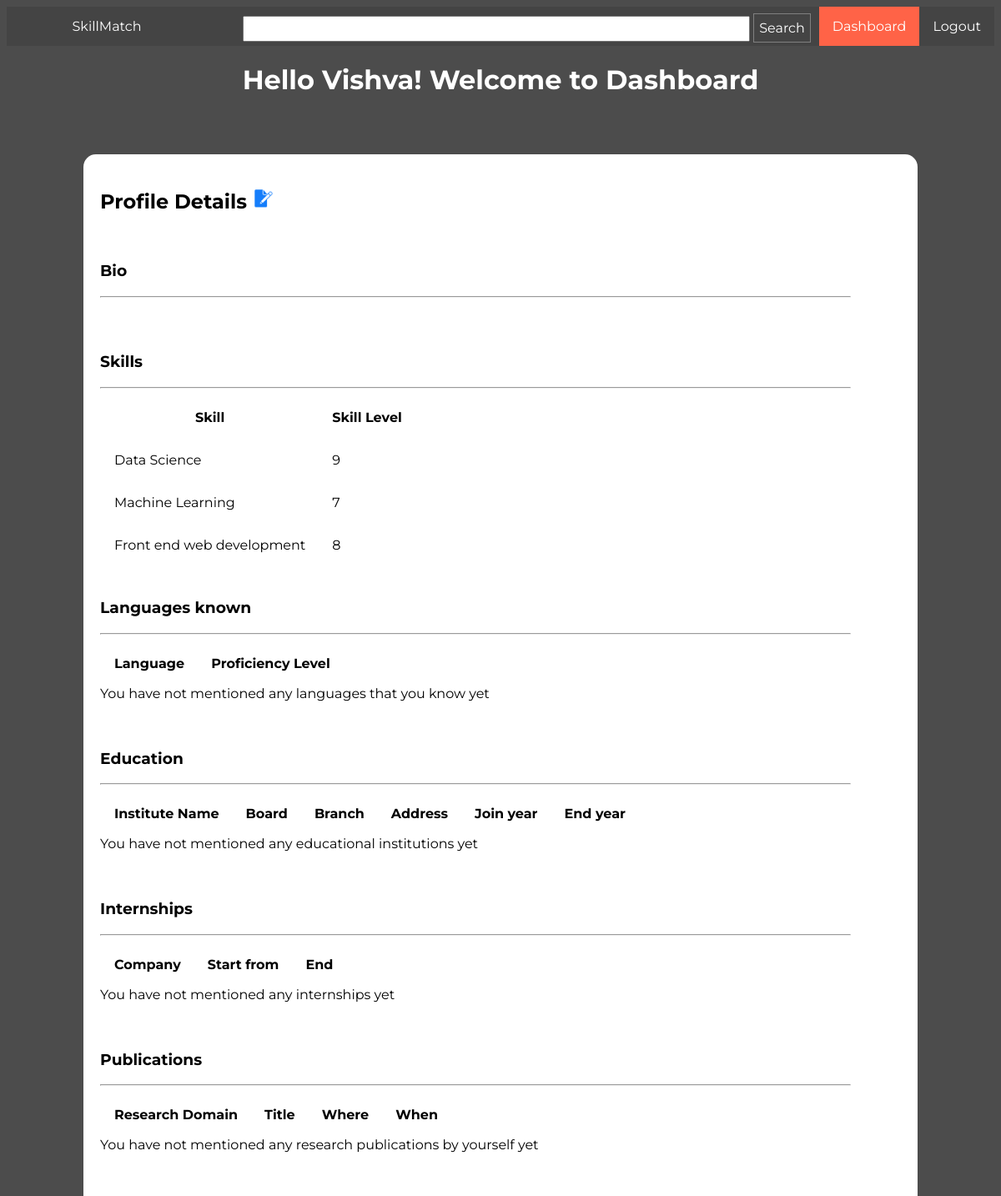
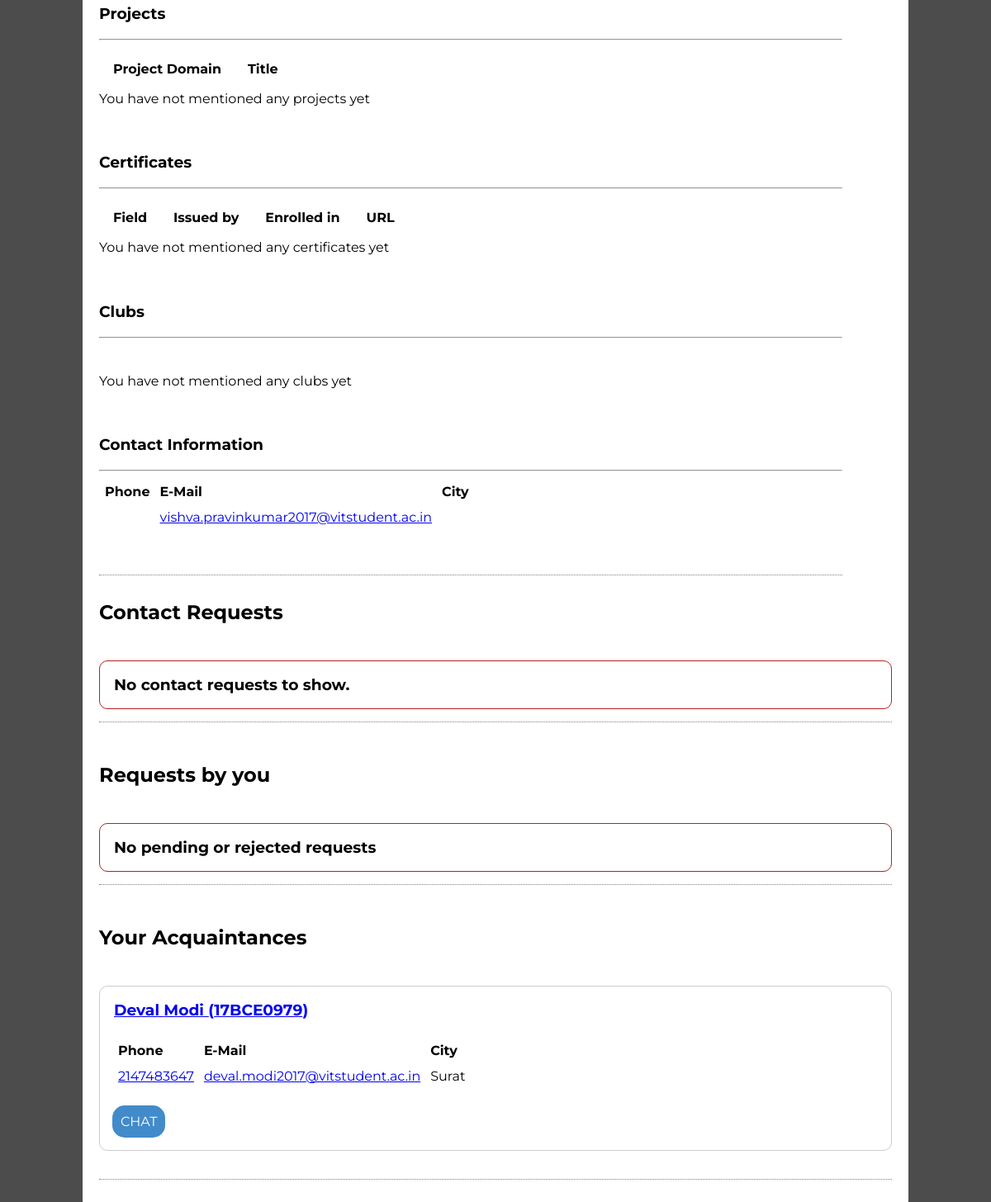
The app's page /dashboard/dashboardold.php (signed in) with its own data (2 pictures, top to bottom).
### tables this page shows
CREATE TABLE `skills` (
  `skillid` int(11) NOT NULL,
  `reg_no` varchar(9) NOT NULL,
  `skillname` varchar(100) DEFAULT NULL,
  `skilllevel` int(1) DEFAULT NULL
);

CREATE TABLE `user_info` (
  `reg_no` varchar(9) NOT NULL,
  `email` varchar(100) DEFAULT NULL,
  `password` varchar(50) NOT NULL,
  `first_name` varchar(50) NOT NULL,
  `last_name` varchar(50) NOT NULL,
  `DOB` date NOT NULL,
  `phone` int(9) DEFAULT NULL,
  `city` varchar(100) DEFAULT NULL,
  `bio` text
);

CREATE TABLE `contact` (
  `senderID` varchar(10) NOT NULL,
  `receiverID` varchar(10) NOT NULL,
  `accept` tinyint(1) NOT NULL,
  `reject` tinyint(1) NOT NULL,
  `wait` tinyint(1) NOT NULL,
  `ban` tinyint(1) NOT NULL
);

### dashboard/dashboardold.php (the view, shortened to what this page needs)
<?php
	require('../includes/db.php');
?>
<!DOCTYPE html>
<html>
<head>
    <link href="../css/dashboard.css" rel="stylesheet" />
</head>
<body>
<?php
$regno =$_SESSION['username'];
$bio = mysqli_fetch_array(mysqli_query($con,"SELECT bio FROM user_info WHERE reg_no='$regno'"))['bio'];
?>
    <nav>
        <ul>
            <li><a href="../logout/logout.php">Logout</a></li>
			<li class="active"><a>Dashboard</a></li>
            <li>
                <form name="searchForm" id="searchForm" action="../search/search.php" method="get">
                    <input type="text" name="query" id="searchInput" />
                    <input type="submit" value="Search" id="searchButton" />
                </form>
            </li>
            <li id="logo"><a href="../home.php">SkillMatch</a></li>
        </ul>
    </nav>
    <header>
        <h1>Hello <?php echo $_SESSION['fname']; ?>! Welcome to Dashboard</h1></header>
    <section class="profile">
        <article id="profileDetails">
            <h2>Profile Details <a href = "../inputprofile/profileform.php"><img src="../img/edit.png" height="25 px" width="25 px"></img></a>
</h2>             <br>
<div class="showBtn">
<h3>Bio</h3>
</div>
<div class="profileData">
<hr><?php echo $bio;?>
</div>
<br><br>
            <div class="showBtn"><h3>Skills</h3></div>
			<div class="profileData">
            <hr>
            <table>
                <thead>
                    <th>Skill</th>
                    <th>Skill Level</th>
                </thead>
<?php
$result = mysqli_query($con,"SELECT skillname, skilllevel FROM skills WHERE reg_no='$regno'");
if(mysqli_num_rows($result)){
while($row = mysqli_fetch_array($result))
{
echo "<tr>";
echo "<td>" . $row['skillname'] . "</td>";
echo "<td>" . $row['skilllevel'] . "</td>";
echo "</tr>";
}
echo "</table>";
}
else{
    echo "</table>";
    echo "You have not mentioned any skills yet";
    echo "<br><br>";
}
?>
</div>
<br>
<div class="profileData">
<h3>Languages known</h3>
            <hr>
            <table>
                <thead>
                    <th>Language</th>
                    <th>Proficiency Level</th>
                </thead>
<?php
$rl = mysqli_query($con,"SELECT language_name, lang_level FROM languages WHERE reg_no='$regno'");
if(mysqli_num_rows($rl)){
while($row = mysqli_fetch_array($rl))
{
echo "<tr>";
echo "<td>" . $row['language_name'] . "</td>";
echo "<td>" . $row['lang_level'] . "</td>";
echo "</tr>";
}
echo "</table>";
}
else{
    echo "</table>";
    echo "You have not mentioned any languages that you know yet";
    echo "<br><br>";
}
?>
	</div>
<br>
<div class="profileData">
 <h3>Education</h3>
            <hr>
            <table>
                <thead>
                    <th>Institute Name</th>
                    <th>Board</th>
                    <th>Branch</th>
                    <th>Address</th>
                    <th>Join year</th>
                    <th>End year</th>
                </thead>
<?php
$redu = mysqli_query($con,"SELECT institute_name, institute_board, branch, institute_address, joined_year, end_year FROM education WHERE reg_no='$regno'");
if(mysqli_num_rows($redu)){
    while($row = mysqli_fetch_array($redu))
    {
    echo "<tr>";
    echo "<td>" . $row['institute_name'] . "</td>";
    echo "<td>" . $row['institute_board'] . "</td>";
    echo "<td>" . $row['branch'] . "</td>";
    echo "<td>" . $row['institute_address'] . "</td>";
    echo "<td>" . $row['joined_year'] . "</td>";
    echo "<td>" . $row['end_year'] . "</td>";
    echo "</tr>";
    }
    echo "</table>";
}
else{
    echo "</table>";
    echo "You have not mentioned any educational institutions yet";
    echo "<br><br>";
}
?>
</div>
<br>
<div class="profileData">
<h3>Internships</h3>
            <hr>
            <table>
                <thead>
                    <th>Company</th>
                    <th>Start from</th>
                    <th>End</th>
                </thead>
<?php
$rint = mysqli_query($con,"SELECT recuitor, istart, iend FROM internships WHERE reg_no='$regno'");
if(mysqli_num_rows($rint)){
    while($row = mysqli_fetch_array($rint))
    {
    echo "<tr>";
    echo "<td>" . $row['recuitor'] . "</td>";
    echo "<td>" . $row['istart'] . "</td>";
    echo "<td>" . $row['iend'] . "</td>";
    echo "</tr>";
    }
    echo "</table>";
}
else{
    echo "</table>";
    echo "You have not mentioned any internships yet";
    echo "<br><br>";
}
?>
</div>
<br>
<div class="profileData">
				<h3>Publications</h3>
            <hr>
            <table>
                <thead>
                    <th>Research Domain</th>
                    <th>Title</th>
                    <th>Where</th>
                    <th>When</th>
                </thead>
<?php
$rpub = mysqli_query($con,"SELECT publication_domain, publication_title, published_in, pub_year FROM publications WHERE reg_no='$regno'");
if(mysqli_num_rows($rpub)){
while($row = mysqli_fetch_array($rpub))
{
    echo "<tr>";
    echo "<td>" . $row['publication_domain'] . "</td>";
    echo "<td>" . $row['publication_title'] . "</td>";
    echo "<td>" . $row['published_in'] . "</td>";
    echo "<td>" . $row['pub_year'] . "</td>";
    echo "</tr>";
}
echo "</table>";
}
else{
    echo "</table>";
    echo "You have not mentioned any research publications by yourself yet";
    echo "<br><br>";
}
?>
	</div>
<br>
<div class="profileData">
<h3>Projects</h3>
            <hr>
            <table>
                <thead>
                    <th>Project Domain</th>
                    <th>Title</th>
                </thead>
<?php
$rproj = mysqli_query($con,"SELECT project_domain, project_title FROM projects WHERE reg_no='$regno'");
if(mysqli_num_rows($rproj)){
    while($row = mysqli_fetch_array($rproj))
    {
    echo "<tr>";
    echo "<td>" . $row['project_domain'] . "</td>";
    echo "<td>" . $row['project_title'] . "</td>";
    echo "</tr>";
    }
    echo "</table>";
}
else{
    echo "</table>";
    echo "You have not mentioned any projects yet";
    echo "<br><br>";
}
?>
	</div>
<br>
<div class="profileData">
<h3>Certificates</h3>
            <hr>
            <table>
                <thead>
                    <th>Field</th>
                    <th>Issued by</th>
                    <th>Enrolled in</th>
                    <th>URL</th>
                </thead>
<?php
$rcer = mysqli_query($con,"SELECT certificate_field, issued_by, certified_year, certificate_URL FROM certificate WHERE reg_no='$regno'");
if(mysqli_num_rows($rcer)){
    while($row = mysqli_fetch_array($rcer))
    {
    echo "<tr>";
    echo "<td>" . $row['certificate_field'] . "</td>";
    echo "<td>" . $row['issued_by'] . "</td>";
    echo "<td>" . $row['certified_year'] . "</td>";
    echo "<td>" . $row['certificate_URL'] . "</td>";
    echo "</tr>";
    }
    echo "</table>";
}
else{
    echo "</table>";
    echo "You have not mentioned any certificates yet";
    echo "<br><br>";
}
?>
	</div>
<br>
 <div class="profileData">
<h3>Clubs</h3>
            <hr>
            <table>
                <thead>
                    <th></th>
                </thead>
<?php
$rclub = mysqli_query($con,"SELECT club_name FROM clubs WHERE reg_no='$regno'");
if(mysqli_num_rows($rclub))
{
    while($row = mysqli_fetch_array($rclub))
    {
    echo "<tr>";
    echo "<td>" . $row['club_name'] . "</td>";
    echo "</tr>";
    }
    echo "</table>";
}
else{
    echo "</table>";
    echo "You have not mentioned any clubs yet";
    echo "<br><br>";
}
?>
	</div>
<br>
<div class="profileBtn"><h3>Contact Information</h3></div>
<div class="profileData">
<hr>
<?php
    $rcontact = mysqli_query($con,"SELECT * FROM user_info WHERE reg_no='$regno'");
    $row = mysqli_fetch_array($rcontact);
    $myphone=$row['phone'];
    $myemail=$row['email'];
    $mycity=$row['city'];
    echo "<table id=\"contactTable\">";
    echo "<thead><th>Phone</th><th>E-Mail</th><th>City</th>";
    echo "<tr><td><a href=\"tel:$myphone\">$myphone</a></td><td><a href=\"mailto:$myemail\">$myemail</a></td><td>$mycity</td>";
    echo "</table>";
?>
</div>
<br>
            <br>
        </article>
        <article class="contactReq">
            <h2>Contact Requests</h2>
            <br>
            <?php
            $contactResult=mysqli_query($con,"SELECT * FROM contact WHERE receiverID='$regno' AND wait=1") or die("Error while fetching contact requests");
            if(mysqli_num_rows($contactResult)>0){
                while($contactResult1=mysqli_fetch_array($contactResult)){
                    $sid=$contactResult1['senderID'];
                    $contactResult2=mysqli_query($con,"SELECT first_name,last_name FROM `user_info` WHERE reg_no='$sid'");
                    $contactResult2=mysqli_fetch_array($contactResult2);
                    $fname=$contactResult2['first_name'];
                    $lname=$contactResult2['last_name'];
                    echo "<div class=\"request\">";
                    echo "<h3>From: $fname $lname ($sid)</h3>";
                    echo "<br>";
                    echo "<form method=\"POST\" action=\"\">";
                        echo "<input type=\"hidden\" name=\"senderID\" value=\"$sid\"></input>";
                        echo "<ul>";
                            echo "<li>";
                            echo "<input type=\"submit\" name=\"accept\" value=\"Accept\" id=\"acceptRequest\"></input>";
                            echo "</li>";
                            echo "<li>";
                            echo "<input type=\"submit\" name=\"reject\" value=\"Reject\" id=\"rejectRequest\"></input>";
                            echo "</li>";
                            echo "<li>";
                            echo "<input type=\"submit\" name=\"ban\" value=\"Ban\" id=\"banRequest\"></input>";
                            echo "</li>";
                        echo "</ul>";
                    echo "</form>";
                    echo "</div>";
                    echo "<br>";
                }
            }
            else{
                echo "<div class=\"request\" id=\"noRequests\"><h3>No contact requests to show.</h3></div>";
            }
?>
        </article>
<br>
        <article class="contactReq">
            <h2>Requests by you</h2>
            <br>
            <?php
            $contactResult=mysqli_query($con,"SELECT * FROM contact WHERE senderID='$regno' AND (wait=1 OR reject=1)") or die("Error while fetching requests by you");
            if(mysqli_num_rows($contactResult) > 0){
                while($contactResult1=mysqli_fetch_array($contactResult)){
                    $rid=$contactResult1['receiverID'];
                    $waiting = $contactResult1['wait'];
                    $rejected = $contactResult1['reject'];
                    $contactResult2=mysqli_query($con,"SELECT first_name,last_name FROM `user_info` WHERE reg_no='$rid'");
                    $contactResult2=mysqli_fetch_array($contactResult2);
                    $fname=$contactResult2['first_name'];
                    $lname=$contactResult2['last_name'];
                    echo "<div class=\"request\">";
                    echo "<h3>To: <a href=\"../search/profileshow.php?query=$rid\">$fname $lname ($rid)</a></h3>";
                    echo "<br>";
                    $status="";
                    if($waiting) $status="Waiting for acceptance by receiver";
                    if($rejected) $status="Contact request rejected";
                    echo "<h3>Status: $status</h3>";
                    echo "</div>";
                    echo "<br>";
                }
            }
            else{
                echo "<div class=\"request\" id=\"noRequests\"><h3>No pending or rejected requests</h3></div>";
            }
?>
        </article>
<br>
        <article class="contactReq">
            <h2>Your Acquaintances</h2>
            <br>
            <?php
            $contactResult=mysqli_query($con,"SELECT * FROM contact WHERE accept=1 AND (senderID='$regno' OR receiverID='$regno')") or die("Error while fetching your acquaintances");
            if(mysqli_num_rows($contactResult) > 0){
                while($contactResult1=mysqli_fetch_array($contactResult)){
                    $rid=$contactResult1['receiverID'];
                    if($rid==$regno){
                        $rid=$contactResult1['senderID'];
                    }
                    $contactResult2=mysqli_query($con,"SELECT * FROM `user_info` WHERE reg_no='$rid'");
                    $contactResult2=mysqli_fetch_array($contactResult2);
                    $fname=$contactResult2['first_name'];
                    $lname=$contactResult2['last_name'];
                    $phone=$contactResult2['phone'];
                    $email=$contactResult2['email'];
                    $city=$contactResult2['city'];
                    echo "<div class=\"request\">";
                    echo "<h3><a href=\"../search/profileshow.php?query=$rid\">$fname $lname ($rid)</a></h3>";
                    echo "<br>";
                    echo "<table id=\"contactTable\">";
                    echo "<thead><th>Phone</th><th>E-Mail</th><th>City</th>";
                    echo "<tr><td><a href=\"tel:$phone\">$phone</a></td><td><a href=\"mailto:$email\">$email</a></td><td>$city</td>";
                    echo "</table>";
                    echo "<br>";
                    echo "<form action=\"../chat/chat.php\" method=\"POST\"><input type=\"hidden\" name=\"couser\" value=\"$rid\"></input><button id=\"makeRequest\" type=\"submit\" value=\"$rid\">CHAT</button></form>";
                    echo "</div>";
                    echo "<br>";
                }
            }
            else{
                echo "<div class=\"request\" id=\"noRequests\"><h3>No aquaintances... Try building up contacts with this platform!</h3></div>";
            }
?>
        </article>
    </section>
</body>
</html>

### css/dashboard.css (style rules this page uses)
* { font-family: 'Montserrat', sans-serif; }
html { min-height:100%; background:linear-gradient(0deg,rgba(0,0,0,0.7),rgba(0,0,0,0.7)),url("../img/back5.jpg"); background-size:cover; color:white; }
nav { position: sticky; top:0px; left: 0px; z-index: 1; }
nav ul { list-style-type: none; margin: 0; padding: 0; overflow: hidden; background-color: #444; }
nav li { float: right; }
nav li a { display: block; color: white; text-align: center; padding: 14px 16px; text-decoration: none; }
nav .active { cursor: pointer; background-color: #ff6347; }
nav form { padding-top: 8px; position: relative; right: 10px; }
#searchInput { color: black; width: 50vw; height: 25px; }
#searchButton { border: 1px solid grey; font-size:16px; height: 35px; color:white; background:#444; cursor: pointer; }
#logo { float: left; width: 20vw; }
header { text-align: center; }
.showBtn { cursor: pointer; }
.profile { color: black; border-radius: 15px; width: 80vw; position: relative; top:6vh; margin:auto; background: white; padding: 10px 20px 40px 20px; }
.profile article { border-bottom:1px dotted grey; padding-top: 10px; padding-bottom:15px; }
#profileDetails { width:75vw; }
#profileDetails td,#profileDetails th { padding: 15px; }
.request { display: block; margin-top: 5px; padding: 15px; overflow: hidden; border: 1px solid #ccc; border-radius:10px; }
#noRequests { border: 1px solid firebrick; }
.request h3 { padding: 2px; margin:0px; }
#makeRequest { display: block; font-size: 16px; text-align: center; padding:10px; margin-right: 10px; text-decoration: none; border: 0px; border-radius: 15px; color: white; background: rgba(66,139,202,1); }
#contactTable { text-align: left; }
#contactTable th,#contactTable td { padding:5px; }

### records on screen
skills: skillname "Data Science", skilllevel "9"
skills: skillname "Machine Learning", skilllevel "7"
skills: skillname "Front end web development", skilllevel "8"
user_info: email "vishva.pravinkumar2017@vitstudent.ac.in"
contact: user_info.first_name "Deval", user_info.last_name "Modi", senderID "17BCE0979", user_info.phone "2147483647", user_info.email "deval.modi2017@vitstudent.ac.in", user_info.city "Surat"

### other values on screen
$_SESSION['fname'] "Vishva"
